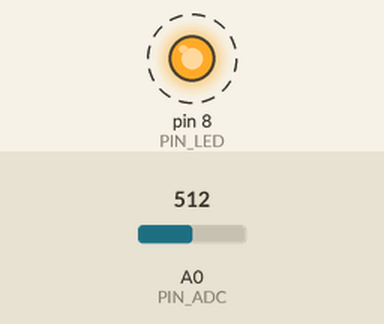
This program was run on a simulated Arduino Mega 2560, built with avr-gcc and run on an emulated ATmega2560. Parts: output pins drawn as LEDs (lit = HIGH). Dashed ring = blinking. The inputs (shaded band) are chosen by the test bench; at power-on: A0 (PIN_ADC) = 512. What the program prints to the serial monitor is not drawn.

Above: at 0.5 s.
Timing chart, 0 to 4.6 s (numbered marks = the images above):
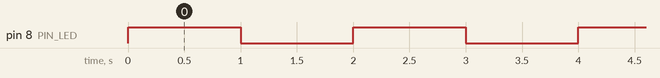

The program:

main.cpp
```cpp
#include <Arduino.h>

// LED infravermelho no D8, coletor do fototransistor no A0.
// Comecem com 1 s ligado e 1 s desligado. Depois reduzam os dois.
const int PIN_LED = 8;
const int PIN_ADC = A0;
unsigned long t_on_ms = 1000;
unsigned long t_off_ms = 1000;

void setup() {
  pinMode(PIN_LED, OUTPUT);
  digitalWrite(PIN_LED, LOW);
  Serial.begin(115200);
}

void loop() {
  digitalWrite(PIN_LED, HIGH);
  delay(t_on_ms);
  int adc_on = analogRead(PIN_ADC);

  digitalWrite(PIN_LED, LOW);
  delay(t_off_ms);
  int adc_off = analogRead(PIN_ADC);

  int sinal = adc_off - adc_on;
  if (sinal < 0) sinal = 0;
  Serial.println(sinal);
}
```

Measured:
- by itself, pin 8 (PIN_LED): alternates HIGH for 1.0 s and LOW for 1.0 s
